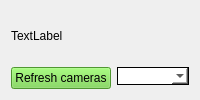
      <widget class="QWidget" name="cameraTab">
       <attribute name="title">
        <string>Camera</string>
       </attribute>
       <layout class="QGridLayout" name="gridLayout_4">
        <item row="0" column="0">
         <layout class="QVBoxLayout" name="verticalLayout_3">
          <item>
           <widget class="QLabel" name="tubedziekamera_label">
            <property name="sizePolicy">
             <sizepolicy hsizetype="Expanding" vsizetype="Expanding">
              <horstretch>0</horstretch>
              <verstretch>0</verstretch>
             </sizepolicy>
            </property>
            <property name="text">
             <string>TextLabel</string>
            </property>
           </widget>
          </item>
          <item>
           <layout class="QFormLayout" name="formLayout_3">
            <item row="0" column="0">
             <widget class="QPushButton" name="refreshCameras_Button">
              <property name="styleSheet">
               <string notr="true">background-color: rgb(112, 211, 69);</string>
              </property>
              <property name="text">
               <string>Refresh cameras</string>
              </property>
             </widget>
            </item>
            <item row="0" column="1">
             <widget class="QComboBox" name="setCamera_combobox">
              <property name="sizePolicy">
               <sizepolicy hsizetype="Preferred" vsizetype="Fixed">
                <horstretch>0</horstretch>
                <verstretch>0</verstretch>
               </sizepolicy>
              </property>
              <property name="styleSheet">
               <string notr="true">background-color: rgb(255, 255, 255);
border: 1px solid black;</string>
              </property>
              <property name="sizeAdjustPolicy">
               <enum>QComboBox::AdjustToContentsOnFirstShow</enum>
              </property>
             </widget>
            </item>
           </layout>
          </item>
         </layout>
        </item>
       </layout>
      </widget>
